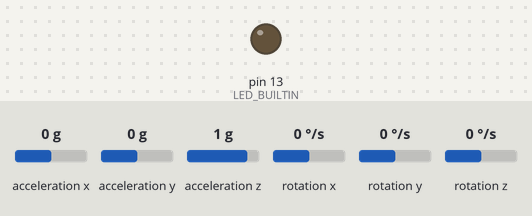
A program run on a simulated Arduino Nano, built with avr-gcc and run on an emulated ATmega328P. Parts: output pins drawn as LEDs (lit = HIGH). Dashed ring = blinking. The test bench sets the inputs (shaded band); at power-on: acceleration x 0 g, acceleration y 0 g, acceleration z 1 g, rotation x 0 °/s, rotation y 0 °/s, rotation z 0 °/s. What the program prints to the serial monitor is not drawn.

Above: at 1.2 s.
1.3 s: acceleration x set to -1.4 g
At 2.8 s:
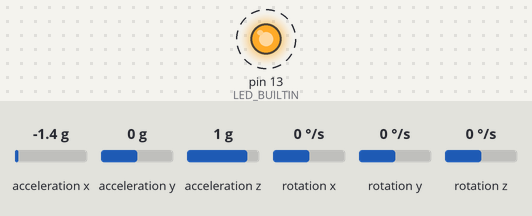
4.3 s: acceleration y set to -1.4 g
6.5 s: acceleration z set to -1.4 g
9.5 s: rotation x set to -192 °/s
Timing chart, 0 to 13.5 s (numbered marks = the images above; inputs shaded):
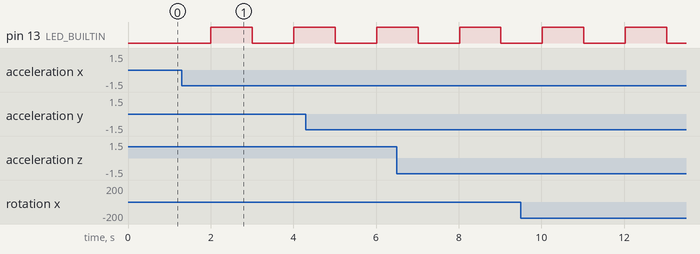

The program:

main.cpp
```cpp
#include <Arduino.h>
#include <MPU6050.h>

// MPU6050 device
MPU6050 mpu;
// 暫存測量到的資料
int16_t ax = 0;
int16_t ay = 0;
int16_t az = 0;
int16_t gx = 0;
int16_t gy = 0;
int16_t gz = 0;
// 沒有磁力資料
int16_t hx = 0;
int16_t hy = 0;
int16_t hz = 0;
// 切換燈號用變數
bool sign = true;
unsigned long lastSwitchTime = 0;
unsigned long lastSendTime = 0;

// Usage:
// value: variable of the address of the variable need to be send
// temp_chksum: variable of the address of the variable that summing the checksum
void sendAndChecksum(int16_t* value, unsigned int* temp_chksum)
{
    // Dereference the value pointer to get the actual int16_t number.
    int16_t actualValue = *value;

    // Handle negative values by mapping them to a positive range
    // (e.g., for specific protocol requirements where negative numbers
    // are represented differently).
    if (actualValue < 0) {
        actualValue = 32768 - actualValue; // This converts negative to positive range
    }

    // Extract the high byte (most significant 8 bits)
    uint8_t highByte = (actualValue >> 8) & 0xFF;
    Serial.write(highByte); // Send the high byte via Serial
    // Add the high byte to the checksum, dereferencing the pointer.
    *temp_chksum += highByte;

    // Extract the low byte (least significant 8 bits)
    uint8_t lowByte = actualValue & 0xFF;
    Serial.write(lowByte); // Send the low byte via Serial
    // Add the low byte to the checksum, dereferencing the pointer.
    *temp_chksum += lowByte;
}

// The reportMotion function as defined above
void reportMotion(int16_t ax, int16_t ay, int16_t az,
                  int16_t gx, int16_t gy, int16_t gz,
                  int16_t hx, int16_t hy, int16_t hz)
{
    unsigned int temp = 0xaF + 9;

    Serial.write(0xa5);
    Serial.write(0x5a);
    Serial.write(22);   // Packet length of length byte itself + all data + chksum + footer (No header)
    Serial.write(0xA2);

    sendAndChecksum(&ax, &temp);
    sendAndChecksum(&ay, &temp);
    sendAndChecksum(&az, &temp);
    sendAndChecksum(&gx, &temp);
    sendAndChecksum(&gy, &temp);
    sendAndChecksum(&gz, &temp);
    sendAndChecksum(&hx, &temp);
    sendAndChecksum(&hy, &temp);
    sendAndChecksum(&hz, &temp);

    Serial.write(temp % 256);
    Serial.write(0xaa);
}

// --- Arduino Setup and Loop ---

void setup()
{
    // Initialize serial communication at 115200 bits per second:
    // Make sure this baud rate matches the host computer's expectation.
    Serial.begin(115200);
    Wire.begin();
    pinMode(LED_BUILTIN, OUTPUT);
    digitalWrite(LED_BUILTIN, 0);
    // Init sensor
    mpu.initialize();
    // Hint user sensor init
    digitalWrite(LED_BUILTIN, 1);
    if(mpu.testConnection() == false){
        // 燈快閃代表初始化失敗
        while(true){
            digitalWrite(LED_BUILTIN, 0);
            delay(100);
            digitalWrite(LED_BUILTIN, 1);
            delay(100);
            digitalWrite(LED_BUILTIN, 0);
            delay(100);
            digitalWrite(LED_BUILTIN, 1);
            delay(100);
            digitalWrite(LED_BUILTIN, 0);
            delay(1000);
        }
    }
    // set scale range
    // 2g Range = 16384 LSB/g
    // 2000 deg/s = 16.4 LSB/deg/s
    mpu.setFullScaleAccelRange(MPU6050_ACCEL_FS_2);
    mpu.setFullScaleGyroRange(MPU6050_GYRO_FS_2000);
    // Set offset
    mpu.setXAccelOffset(0);
    mpu.setYAccelOffset(0);
    mpu.setZAccelOffset(0);
    mpu.setXGyroOffset(0);
    mpu.setYGyroOffset(0);
    mpu.setZGyroOffset(0);
    // Calibration
    mpu.CalibrateAccel(6);  // Calibration Time: generate offsets and calibrate our MPU6050
    mpu.CalibrateGyro(6);
    // All init
    digitalWrite(LED_BUILTIN, 0);
}

void loop()
{
    unsigned long currentTime = millis();
    // 每 1 秒切換燈的亮滅(Heartbeat)
    if (currentTime - lastSwitchTime > 1000) {
        sign = !sign;
        digitalWrite(LED_BUILTIN, sign);
        lastSwitchTime = currentTime;
    }
    // Grab data each 10ms, limit rate to about 100Hz
    if (currentTime - lastSendTime > 10) {
        // 取得加速度資料
        mpu.getMotion6(&ax, &ay, &az, &gx, &gy, &gz);
        // 送出加速度資料
        reportMotion(ax, ay, az, gx, gy, gz, hx, hy, hz);
        // Reset timer
        lastSendTime = currentTime;
    }
}
```

Measured:
- by itself, pin 13 (LED_BUILTIN): alternates HIGH for 1.0 s and LOW for 1.0 s
